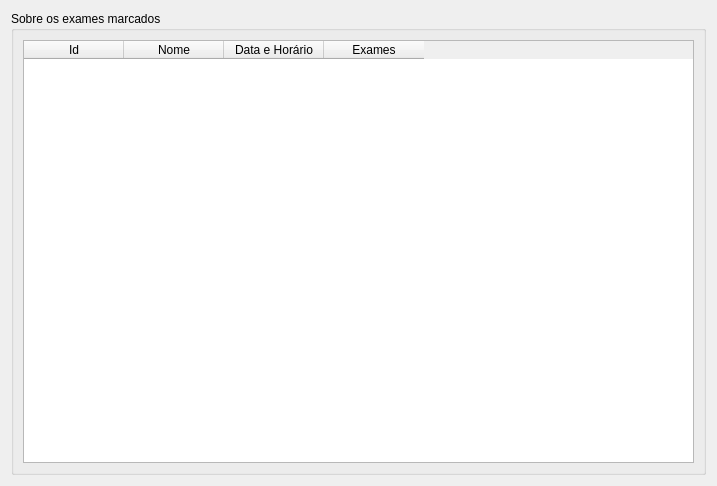
<?xml version="1.0" encoding="UTF-8"?>
<ui version="4.0">
 <class>Form</class>
 <widget class="QWidget" name="Form">
  <property name="geometry">
   <rect>
    <x>0</x>
    <y>0</y>
    <width>717</width>
    <height>486</height>
   </rect>
  </property>
  <property name="windowTitle">
   <string>Histórico dos Exames</string>
  </property>
  <layout class="QVBoxLayout" name="verticalLayout">
   <item>
    <widget class="QGroupBox" name="groupBox">
     <property name="title">
      <string>Sobre os exames marcados</string>
     </property>
     <layout class="QHBoxLayout" name="horizontalLayout">
      <item>
       <widget class="QTableWidget" name="tableWidget">
        <column>
         <property name="text">
          <string>Id</string>
         </property>
        </column>
        <column>
         <property name="text">
          <string>Nome</string>
         </property>
        </column>
        <column>
         <property name="text">
          <string>Data e Horário</string>
         </property>
        </column>
        <column>
         <property name="text">
          <string>Exames</string>
         </property>
        </column>
       </widget>
      </item>
     </layout>
    </widget>
   </item>
  </layout>
 </widget>
 <resources/>
 <connections/>
</ui>
